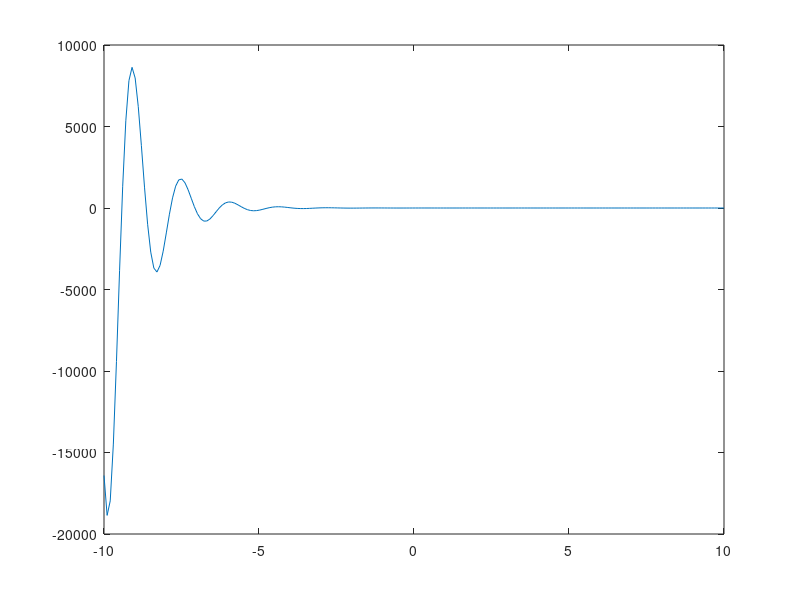
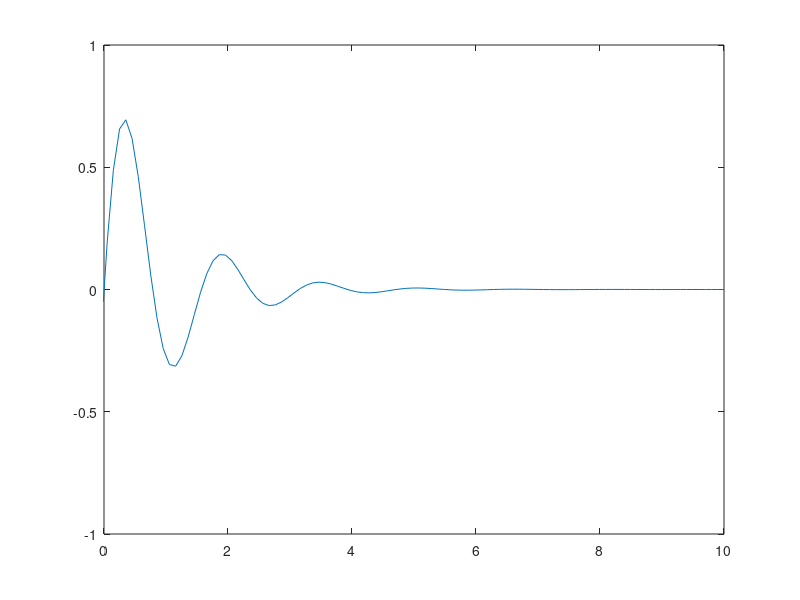
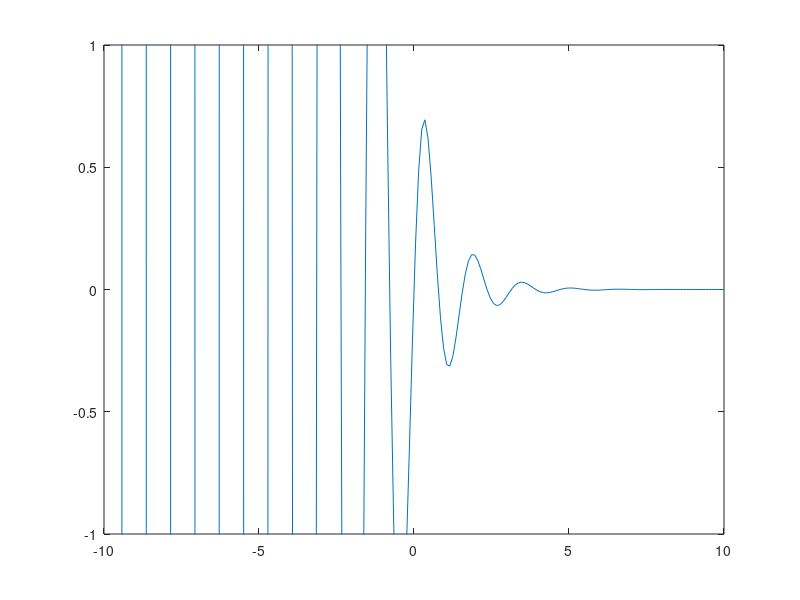

Reproduce these figures in MATLAB, in order.
% create line plot
x = linspace(-10, 10, 200);
y = sin(4*x)./exp(x);
figure;
plot(x,y);

% change axis limits
figure;
plot(x,y);
axis([0,10, -1,1]);

% semiautomatic axis limits
figure;
plot(x,y);
axis([-inf,10, -1,1]);